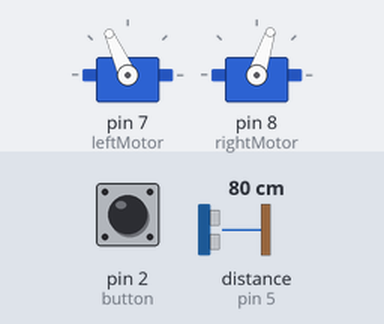
The sketch below on a simulated Arduino Uno, built with avr-gcc and run on an emulated ATmega328P. Parts: 2 × servo. Wiring (inferred from the names in the program): ultrasonic range finder: trigger pin 4; echo pin 5. The inputs (shaded band) are chosen by the test bench; at power-on: distance to the obstacle (sensor on pin 5) 80 cm, pin 2 (button) LOW. The echo pulse lasts 58.3 µs per cm; random numbers use the default seed unless the sketch sets one. At 6.0 s the program stops and its outputs stay as they are.

Above: at 1.2 s.
1.3 s: distance to the obstacle (sensor on pin 5) set to 18 cm
2.8 s: distance to the obstacle (sensor on pin 5) set to 15 cm
At 3.4 s:
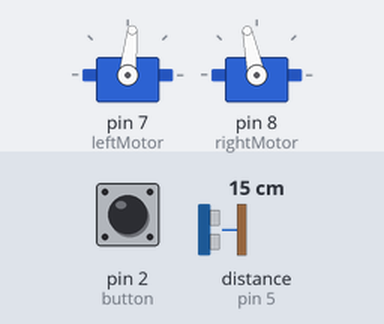
At 3.75 s:
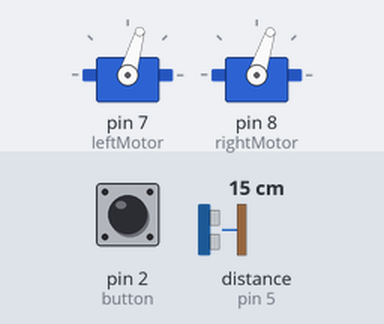
5.8 s: pin 2 (button) pulled HIGH for 1 s
Timing chart, 0 to 7.5 s (numbered marks = the images above; inputs shaded):
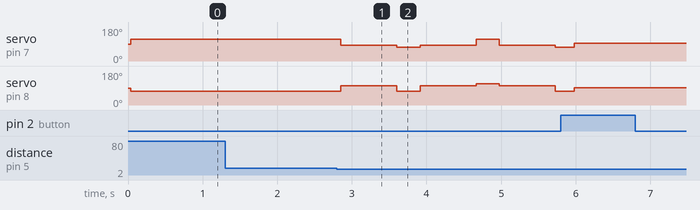

Measured:
- the behaviour switches between 17 and 16 cm on distance to the obstacle (sensor on pin 5) (found by bisection; images 0 and 1)
- after the input at 1.3 s, every drawn part: stays the same
- after the input at 2.8 s, servo on pin 7 (leftMotor): 114° → 84° after 0.05 s, → 74° 0.75 s later, → 84° 0.31 s later, → 114° 0.75 s later, … (6 changes in this stretch); servo on pin 8 (rightMotor): 72° → 102° after 0.05 s, → 72° 0.75 s later, → 102° 0.31 s later, → 112° 0.75 s later, … (6 changes in this stretch)

The sketch:

ultrasonic_robot_final.ino
```cpp
#include <Servo.h>

// create servo objects
Servo leftMotor;
Servo rightMotor;

const int serialPeriod = 250;       // only print to the serial console every 1/4 second
unsigned long timeSerialDelay = 0;

const int loopPeriod = 30;          // a period of 20ms = a frequency of 50Hz
unsigned long timeLoopDelay   = 0;

const int SPEED = 20;
const int leftMotorCenter = 94;
const int rightMotorCenter = 92;

int rndNumber = 0;

// specify the trig & echo pins used for the ultrasonic sensors
const int ultrasonic2TrigPin = 4;
const int ultrasonic2EchoPin = 5;

int ultrasonic2Distance;
int ultrasonic2Duration;

// define the states
#define DRIVE_FORWARD     0
#define TURN_LEFT         1
#define TURN_RIGHT        2

int state = DRIVE_FORWARD; // 0 = drive forward (DEFAULT), 1 = turn left

void setup()
{
    Serial.begin(9600);

    // ultrasonic sensor pin configurations
    pinMode(ultrasonic2TrigPin, OUTPUT);
    pinMode(ultrasonic2EchoPin, INPUT);

    leftMotor.attach(7);
    rightMotor.attach(8);

  // if analog input pin 0 is unconnected, random analog
  // noise will cause the call to randomSeed() to generate
  // different seed numbers each time the sketch runs.
  // randomSeed() will then shuffle the random function.
  randomSeed(analogRead(0));
}

void loop()
{
    if(digitalRead(2) == HIGH) // if the push button switch was pressed
    {
        while(1)
        {
            stopmotors();
        }

    }
    //debugOutput(); // prints debugging messages to the serial console

    if(millis() - timeLoopDelay >= loopPeriod)
    {
        readUltrasonicSensors(); // read and store the measured distances

        stateMachine();

        timeLoopDelay = millis();
    }
}


void stateMachine()
{
    if(state == DRIVE_FORWARD) // no obstacles detected
    {
        if(ultrasonic2Distance > 15 || ultrasonic2Distance < 0) // if there's nothing in front of us (note: ultrasonicDistance will be negative for some ultrasonics if there's nothing in range)
        {
            driveForward();
        }
        else // there's an object in front of us
        {
            rndNumber = random(10, 20);
            if (rndNumber < 15) {
              state = TURN_LEFT;
            }
            else {
              state = TURN_RIGHT;
            }
            //state = TURN_LEFT;
            //state = TURN_RIGHT;
        }
    }
    else if(state == TURN_LEFT) // obstacle detected -- turn left
    {
      driveBackwards(750);
        turnLeft(250);

        state = DRIVE_FORWARD;
    }

    else if(state == TURN_RIGHT) // obstacle detected -- turn right
    {

        //stopMotorsFor(300);

        driveBackwards(750);


        turnRight(250);

        state = DRIVE_FORWARD;
    }
}

void driveForward(){
   rightMotor.write(rightMotorCenter - SPEED); //30
   leftMotor.write(leftMotorCenter + SPEED); //150
}

void driveBackwards(int time){
  unsigned long timeToBackUp   = time; // back up for 2 seconds

  unsigned long backUpStartTime = millis(); // save the time that we started backing up

  while((millis()-backUpStartTime) < timeToBackUp) // stay in this loop until timeToBackUp has elapsed
  {
    // back up (you may have to switch these values depending on how you oriented the motors)
    rightMotor.write(rightMotorCenter + SPEED/2); //150
    leftMotor.write(leftMotorCenter - SPEED/2); //30
  }
}

void turnLeft(int time){
   unsigned long timeToTurnLeft = time; // it takes around 1.1 seconds to turn 90 degrees

        unsigned long turnStartTime = millis(); // save the time that we started turning

        while((millis()-turnStartTime) < timeToTurnLeft) // stay in this loop until timeToTurnLeft (1.1 seconds) has elapsed
        {
            // turn left
            rightMotor.write(rightMotorCenter - SPEED); //30
            leftMotor.write(leftMotorCenter - SPEED); //30
        }
}

void turnRight(int time){
  unsigned long timeToTurnRight = time; // it takes around 1.1 seconds to turn 90 degrees

        unsigned long turnStartTime = millis(); // save the time that we started turning

        while((millis()-turnStartTime) < timeToTurnRight) // stay in this loop until timeToTurnLeft (1.1 seconds) has elapsed
        {
            // turn right
            rightMotor.write(rightMotorCenter + SPEED); //150
            leftMotor.write(leftMotorCenter + SPEED); //150
        }
}

void stopMotorsFor(int time){
  unsigned long timeToStop  = time;

  unsigned long StopStartTime = millis(); // save the time that we started backing up

  while((millis()-StopStartTime) < timeToStop) // stay in this loop until timeToBackUp has elapsed
  {
    stopmotors();
  }
}

void stopmotors(){
  leftMotor.write(leftMotorCenter);
  rightMotor.write(rightMotorCenter);
}


void readUltrasonicSensors()
{
    // ultrasonic 2
    digitalWrite(ultrasonic2TrigPin, HIGH);
    delayMicroseconds(10);                  // must keep the trig pin high for at least 10us
    digitalWrite(ultrasonic2TrigPin, LOW);

    ultrasonic2Duration = pulseIn(ultrasonic2EchoPin, HIGH);
    ultrasonic2Distance = (ultrasonic2Duration/2)/29;
}


void debugOutput()
{
    if((millis() - timeSerialDelay) > serialPeriod)
    {
        Serial.print("ultrasonic2Distance: ");
        Serial.print(ultrasonic2Distance);
        Serial.print("cm");
        Serial.println();

        timeSerialDelay = millis();
    }
}
```
